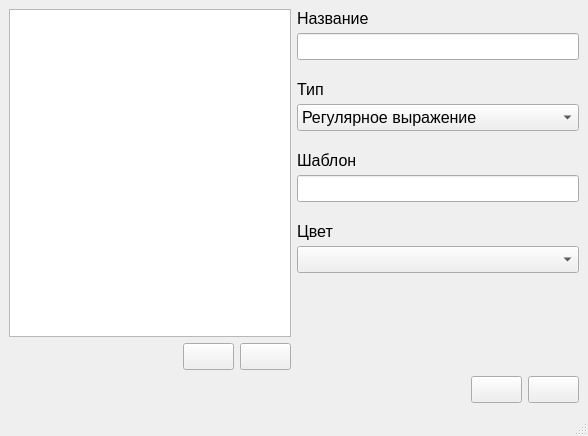
<?xml version="1.0" encoding="UTF-8"?>
<ui version="4.0">
 <class>HighlightPatternWindow</class>
 <widget class="QMainWindow" name="HighlightPatternWindow">
  <property name="geometry">
   <rect>
    <x>0</x>
    <y>0</y>
    <width>588</width>
    <height>436</height>
   </rect>
  </property>
  <property name="font">
   <font>
    <pointsize>12</pointsize>
   </font>
  </property>
  <property name="windowTitle">
   <string>Шаблоны полиска</string>
  </property>
  <widget class="QWidget" name="centralwidget">
   <layout class="QVBoxLayout" name="verticalLayout_7">
    <item>
     <layout class="QHBoxLayout" name="horizontalLayout_3">
      <item>
       <layout class="QVBoxLayout" name="verticalLayout_2">
        <item>
         <widget class="QListView" name="patternListView">
          <property name="font">
           <font>
            <pointsize>12</pointsize>
           </font>
          </property>
         </widget>
        </item>
        <item>
         <layout class="QHBoxLayout" name="horizontalLayout_2">
          <item>
           <spacer name="horizontalSpacer_2">
            <property name="orientation">
             <enum>Qt::Horizontal</enum>
            </property>
            <property name="sizeHint" stdset="0">
             <size>
              <width>40</width>
              <height>20</height>
             </size>
            </property>
           </spacer>
          </item>
          <item>
           <widget class="QPushButton" name="btnAdd">
            <property name="toolTip">
             <string>Добавить шаблон</string>
            </property>
            <property name="text">
             <string/>
            </property>
            <property name="icon">
             <iconset resource="icons.qrc">
              <normaloff>:/images/icons/add.png</normaloff>:/images/icons/add.png</iconset>
            </property>
            <property name="iconSize">
             <size>
              <width>32</width>
              <height>32</height>
             </size>
            </property>
           </widget>
          </item>
          <item>
           <widget class="QPushButton" name="btnDelete">
            <property name="toolTip">
             <string>Удалить шаблон</string>
            </property>
            <property name="text">
             <string/>
            </property>
            <property name="icon">
             <iconset resource="icons.qrc">
              <normaloff>:/images/icons/edit-delete.png</normaloff>:/images/icons/edit-delete.png</iconset>
            </property>
            <property name="iconSize">
             <size>
              <width>32</width>
              <height>32</height>
             </size>
            </property>
           </widget>
          </item>
         </layout>
        </item>
       </layout>
      </item>
      <item>
       <layout class="QVBoxLayout" name="verticalLayout_6">
        <property name="spacing">
         <number>20</number>
        </property>
        <item>
         <layout class="QVBoxLayout" name="verticalLayout">
          <property name="spacing">
           <number>5</number>
          </property>
          <item>
           <widget class="QLabel" name="lblName">
            <property name="text">
             <string>Название</string>
            </property>
           </widget>
          </item>
          <item>
           <widget class="QLineEdit" name="edName"/>
          </item>
         </layout>
        </item>
        <item>
         <layout class="QVBoxLayout" name="verticalLayout_3">
          <property name="spacing">
           <number>5</number>
          </property>
          <item>
           <widget class="QLabel" name="lblType">
            <property name="text">
             <string>Тип</string>
            </property>
           </widget>
          </item>
          <item>
           <widget class="QComboBox" name="cmbType">
            <property name="currentIndex">
             <number>0</number>
            </property>
            <item>
             <property name="text">
              <string>Регулярное выражение</string>
             </property>
            </item>
           </widget>
          </item>
         </layout>
        </item>
        <item>
         <layout class="QVBoxLayout" name="verticalLayout_4">
          <property name="spacing">
           <number>5</number>
          </property>
          <item>
           <widget class="QLabel" name="lblPattern">
            <property name="text">
             <string>Шаблон</string>
            </property>
           </widget>
          </item>
          <item>
           <widget class="QLineEdit" name="edPattern"/>
          </item>
         </layout>
        </item>
        <item>
         <layout class="QVBoxLayout" name="verticalLayout_5">
          <property name="spacing">
           <number>5</number>
          </property>
          <item>
           <widget class="QLabel" name="lblColor">
            <property name="text">
             <string>Цвет</string>
            </property>
           </widget>
          </item>
          <item>
           <widget class="QColorBox" name="cmbColor"/>
          </item>
         </layout>
        </item>
        <item>
         <spacer name="verticalSpacer">
          <property name="orientation">
           <enum>Qt::Vertical</enum>
          </property>
          <property name="sizeHint" stdset="0">
           <size>
            <width>20</width>
            <height>40</height>
           </size>
          </property>
         </spacer>
        </item>
       </layout>
      </item>
     </layout>
    </item>
    <item>
     <layout class="QHBoxLayout" name="horizontalLayout">
      <item>
       <spacer name="horizontalSpacer">
        <property name="orientation">
         <enum>Qt::Horizontal</enum>
        </property>
        <property name="sizeHint" stdset="0">
         <size>
          <width>40</width>
          <height>20</height>
         </size>
        </property>
       </spacer>
      </item>
      <item>
       <widget class="QPushButton" name="btnApply">
        <property name="toolTip">
         <string>Сохранить изменения</string>
        </property>
        <property name="text">
         <string/>
        </property>
        <property name="icon">
         <iconset resource="icons.qrc">
          <normaloff>:/images/icons/apply.png</normaloff>:/images/icons/apply.png</iconset>
        </property>
        <property name="iconSize">
         <size>
          <width>32</width>
          <height>32</height>
         </size>
        </property>
       </widget>
      </item>
      <item>
       <widget class="QPushButton" name="btnCancel">
        <property name="toolTip">
         <string>Закрыть без сохранения</string>
        </property>
        <property name="icon">
         <iconset resource="icons.qrc">
          <normaloff>:/images/icons/cancel.png</normaloff>:/images/icons/cancel.png</iconset>
        </property>
        <property name="iconSize">
         <size>
          <width>32</width>
          <height>32</height>
         </size>
        </property>
       </widget>
      </item>
     </layout>
    </item>
   </layout>
  </widget>
  <widget class="QMenuBar" name="menubar">
   <property name="geometry">
    <rect>
     <x>0</x>
     <y>0</y>
     <width>588</width>
     <height>21</height>
    </rect>
   </property>
  </widget>
  <widget class="QStatusBar" name="statusbar"/>
 </widget>
 <customwidgets>
  <customwidget>
   <class>QColorBox</class>
   <extends>QComboBox</extends>
   <header>widgets/qcolorbox.h</header>
  </customwidget>
 </customwidgets>
 <resources>
  <include location="icons.qrc"/>
 </resources>
 <connections/>
</ui>
